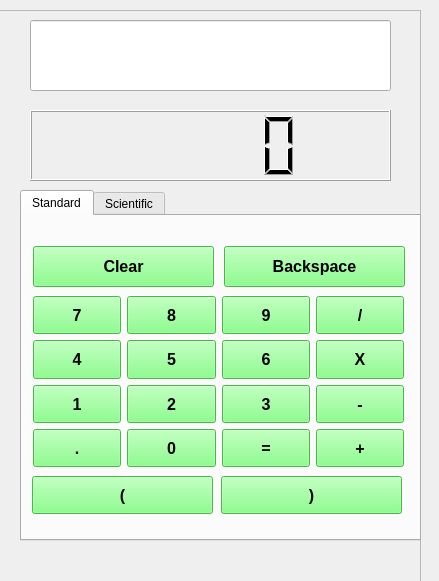
<?xml version="1.0" encoding="UTF-8"?>
<ui version="4.0">
 <class>MainWindow</class>
 <widget class="QMainWindow" name="MainWindow">
  <property name="geometry">
   <rect>
    <x>0</x>
    <y>0</y>
    <width>439</width>
    <height>581</height>
   </rect>
  </property>
  <property name="windowTitle">
   <string>Calculator</string>
  </property>
  <widget class="QWidget" name="centralwidget">
   <widget class="QFrame" name="frame">
    <property name="geometry">
     <rect>
      <x>-10</x>
      <y>10</y>
      <width>431</width>
      <height>591</height>
     </rect>
    </property>
    <property name="frameShape">
     <enum>QFrame::StyledPanel</enum>
    </property>
    <property name="frameShadow">
     <enum>QFrame::Raised</enum>
    </property>
    <widget class="QLineEdit" name="lineEdit">
     <property name="geometry">
      <rect>
       <x>40</x>
       <y>10</y>
       <width>361</width>
       <height>71</height>
      </rect>
     </property>
     <property name="styleSheet">
      <string notr="true">font: 20pt &quot;MS Shell Dlg 2&quot;;</string>
     </property>
    </widget>
    <widget class="QLCDNumber" name="lcdNumber">
     <property name="geometry">
      <rect>
       <x>40</x>
       <y>100</y>
       <width>361</width>
       <height>71</height>
      </rect>
     </property>
    </widget>
    <widget class="QTabWidget" name="tabWidget">
     <property name="geometry">
      <rect>
       <x>30</x>
       <y>180</y>
       <width>401</width>
       <height>351</height>
      </rect>
     </property>
     <property name="currentIndex">
      <number>0</number>
     </property>
     <widget class="QWidget" name="Standard">
      <attribute name="title">
       <string>Standard</string>
      </attribute>
      <widget class="QPushButton" name="pClear">
       <property name="geometry">
        <rect>
         <x>11</x>
         <y>30</y>
         <width>181</width>
         <height>41</height>
        </rect>
       </property>
       <property name="font">
        <font>
         <pointsize>12</pointsize>
         <weight>75</weight>
         <bold>true</bold>
        </font>
       </property>
       <property name="autoFillBackground">
        <bool>false</bool>
       </property>
       <property name="styleSheet">
        <string notr="true">background-color: rgb(107, 255, 107);</string>
       </property>
       <property name="text">
        <string>Clear</string>
       </property>
      </widget>
      <widget class="QPushButton" name="pBackspace">
       <property name="geometry">
        <rect>
         <x>202</x>
         <y>30</y>
         <width>181</width>
         <height>41</height>
        </rect>
       </property>
       <property name="font">
        <font>
         <pointsize>12</pointsize>
         <weight>75</weight>
         <bold>true</bold>
        </font>
       </property>
       <property name="styleSheet">
        <string notr="true">background-color: rgb(107, 255, 107);</string>
       </property>
       <property name="text">
        <string>Backspace</string>
       </property>
      </widget>
      <widget class="QWidget" name="layoutWidget">
       <property name="geometry">
        <rect>
         <x>11</x>
         <y>80</y>
         <width>371</width>
         <height>171</height>
        </rect>
       </property>
       <layout class="QGridLayout" name="gridLayout_2">
        <item row="2" column="1">
         <widget class="QPushButton" name="p2">
          <property name="sizePolicy">
           <sizepolicy hsizetype="Preferred" vsizetype="Preferred">
            <horstretch>0</horstretch>
            <verstretch>0</verstretch>
           </sizepolicy>
          </property>
          <property name="font">
           <font>
            <pointsize>12</pointsize>
            <weight>75</weight>
            <bold>true</bold>
           </font>
          </property>
          <property name="styleSheet">
           <string notr="true">background-color: rgb(107, 255, 107);</string>
          </property>
          <property name="text">
           <string>2</string>
          </property>
         </widget>
        </item>
        <item row="2" column="0">
         <widget class="QPushButton" name="p1">
          <property name="sizePolicy">
           <sizepolicy hsizetype="Preferred" vsizetype="Preferred">
            <horstretch>0</horstretch>
            <verstretch>0</verstretch>
           </sizepolicy>
          </property>
          <property name="font">
           <font>
            <pointsize>12</pointsize>
            <weight>75</weight>
            <bold>true</bold>
           </font>
          </property>
          <property name="styleSheet">
           <string notr="true">background-color: rgb(107, 255, 107);</string>
          </property>
          <property name="text">
           <string>1</string>
          </property>
         </widget>
        </item>
        <item row="2" column="2">
         <widget class="QPushButton" name="p3">
          <property name="sizePolicy">
           <sizepolicy hsizetype="Preferred" vsizetype="Preferred">
            <horstretch>0</horstretch>
            <verstretch>0</verstretch>
           </sizepolicy>
          </property>
          <property name="font">
           <font>
            <pointsize>12</pointsize>
            <weight>75</weight>
            <bold>true</bold>
           </font>
          </property>
          <property name="styleSheet">
           <string notr="true">background-color: rgb(107, 255, 107);</string>
          </property>
          <property name="text">
           <string>3</string>
          </property>
         </widget>
        </item>
        <item row="2" column="3">
         <widget class="QPushButton" name="pSubstract">
          <property name="sizePolicy">
           <sizepolicy hsizetype="Preferred" vsizetype="Preferred">
            <horstretch>0</horstretch>
            <verstretch>0</verstretch>
           </sizepolicy>
          </property>
          <property name="font">
           <font>
            <pointsize>12</pointsize>
            <weight>75</weight>
            <bold>true</bold>
           </font>
          </property>
          <property name="styleSheet">
           <string notr="true">background-color: rgb(107, 255, 107);</string>
          </property>
          <property name="text">
           <string>-</string>
          </property>
         </widget>
        </item>
        <item row="0" column="2">
         <widget class="QPushButton" name="p9">
          <property name="sizePolicy">
           <sizepolicy hsizetype="Preferred" vsizetype="Preferred">
            <horstretch>0</horstretch>
            <verstretch>0</verstretch>
           </sizepolicy>
          </property>
          <property name="font">
           <font>
            <pointsize>12</pointsize>
            <weight>75</weight>
            <bold>true</bold>
           </font>
          </property>
          <property name="styleSheet">
           <string notr="true">background-color: rgb(107, 255, 107);</string>
          </property>
          <property name="text">
           <string>9</string>
          </property>
         </widget>
        </item>
        <item row="1" column="0">
         <widget class="QPushButton" name="p4">
          <property name="sizePolicy">
           <sizepolicy hsizetype="Preferred" vsizetype="Preferred">
            <horstretch>0</horstretch>
            <verstretch>0</verstretch>
           </sizepolicy>
          </property>
          <property name="font">
           <font>
            <pointsize>12</pointsize>
            <weight>75</weight>
            <bold>true</bold>
           </font>
          </property>
          <property name="styleSheet">
           <string notr="true">background-color: rgb(107, 255, 107);</string>
          </property>
          <property name="text">
           <string>4</string>
          </property>
         </widget>
        </item>
        <item row="0" column="0">
         <widget class="QPushButton" name="p7">
          <property name="sizePolicy">
           <sizepolicy hsizetype="Preferred" vsizetype="Preferred">
            <horstretch>0</horstretch>
            <verstretch>0</verstretch>
           </sizepolicy>
          </property>
          <property name="font">
           <font>
            <pointsize>12</pointsize>
            <weight>75</weight>
            <bold>true</bold>
           </font>
          </property>
          <property name="styleSheet">
           <string notr="true">background-color: rgb(107, 255, 107);</string>
          </property>
          <property name="text">
           <string>7</string>
          </property>
         </widget>
        </item>
        <item row="1" column="1">
         <widget class="QPushButton" name="p5">
          <property name="sizePolicy">
           <sizepolicy hsizetype="Preferred" vsizetype="Preferred">
            <horstretch>0</horstretch>
            <verstretch>0</verstretch>
           </sizepolicy>
          </property>
          <property name="font">
           <font>
            <pointsize>12</pointsize>
            <weight>75</weight>
            <bold>true</bold>
           </font>
          </property>
          <property name="styleSheet">
           <string notr="true">background-color: rgb(107, 255, 107);</string>
          </property>
          <property name="text">
           <string>5</string>
          </property>
         </widget>
        </item>
        <item row="0" column="3">
         <widget class="QPushButton" name="pDivision">
          <property name="sizePolicy">
           <sizepolicy hsizetype="Preferred" vsizetype="Preferred">
            <horstretch>0</horstretch>
            <verstretch>0</verstretch>
           </sizepolicy>
          </property>
          <property name="font">
           <font>
            <pointsize>12</pointsize>
            <weight>75</weight>
            <bold>true</bold>
           </font>
          </property>
          <property name="styleSheet">
           <string notr="true">background-color: rgb(107, 255, 107);</string>
          </property>
          <property name="text">
           <string>/</string>
          </property>
         </widget>
        </item>
        <item row="1" column="3">
         <widget class="QPushButton" name="pMultiply">
          <property name="sizePolicy">
           <sizepolicy hsizetype="Preferred" vsizetype="Preferred">
            <horstretch>0</horstretch>
            <verstretch>0</verstretch>
           </sizepolicy>
          </property>
          <property name="font">
           <font>
            <pointsize>12</pointsize>
            <weight>75</weight>
            <bold>true</bold>
           </font>
          </property>
          <property name="styleSheet">
           <string notr="true">background-color: rgb(107, 255, 107);</string>
          </property>
          <property name="text">
           <string>X</string>
          </property>
         </widget>
        </item>
        <item row="3" column="0">
         <widget class="QPushButton" name="pDot">
          <property name="sizePolicy">
           <sizepolicy hsizetype="Preferred" vsizetype="Preferred">
            <horstretch>0</horstretch>
            <verstretch>0</verstretch>
           </sizepolicy>
          </property>
          <property name="font">
           <font>
            <pointsize>12</pointsize>
            <weight>75</weight>
            <bold>true</bold>
           </font>
          </property>
          <property name="styleSheet">
           <string notr="true">background-color: rgb(107, 255, 107);</string>
          </property>
          <property name="text">
           <string>.</string>
          </property>
         </widget>
        </item>
        <item row="3" column="3">
         <widget class="QPushButton" name="pAdd">
          <property name="sizePolicy">
           <sizepolicy hsizetype="Preferred" vsizetype="Preferred">
            <horstretch>0</horstretch>
            <verstretch>0</verstretch>
           </sizepolicy>
          </property>
          <property name="font">
           <font>
            <pointsize>12</pointsize>
            <weight>75</weight>
            <bold>true</bold>
           </font>
          </property>
          <property name="styleSheet">
           <string notr="true">background-color: rgb(107, 255, 107);</string>
          </property>
          <property name="text">
           <string>+</string>
          </property>
         </widget>
        </item>
        <item row="3" column="1">
         <widget class="QPushButton" name="p0">
          <property name="sizePolicy">
           <sizepolicy hsizetype="Preferred" vsizetype="Preferred">
            <horstretch>0</horstretch>
            <verstretch>0</verstretch>
           </sizepolicy>
          </property>
          <property name="font">
           <font>
            <pointsize>12</pointsize>
            <weight>75</weight>
            <bold>true</bold>
           </font>
          </property>
          <property name="styleSheet">
           <string notr="true">background-color: rgb(107, 255, 107);</string>
          </property>
          <property name="text">
           <string>0</string>
          </property>
         </widget>
        </item>
        <item row="3" column="2">
         <widget class="QPushButton" name="pEqualTo">
          <property name="sizePolicy">
           <sizepolicy hsizetype="Preferred" vsizetype="Preferred">
            <horstretch>0</horstretch>
            <verstretch>0</verstretch>
           </sizepolicy>
          </property>
          <property name="font">
           <font>
            <pointsize>12</pointsize>
            <weight>75</weight>
            <bold>true</bold>
           </font>
          </property>
          <property name="styleSheet">
           <string notr="true">background-color: rgb(107, 255, 107);</string>
          </property>
          <property name="text">
           <string>=</string>
          </property>
         </widget>
        </item>
        <item row="0" column="1">
         <widget class="QPushButton" name="p8">
          <property name="sizePolicy">
           <sizepolicy hsizetype="Preferred" vsizetype="Preferred">
            <horstretch>0</horstretch>
            <verstretch>0</verstretch>
           </sizepolicy>
          </property>
          <property name="font">
           <font>
            <pointsize>12</pointsize>
            <weight>75</weight>
            <bold>true</bold>
           </font>
          </property>
          <property name="styleSheet">
           <string notr="true">background-color: rgb(107, 255, 107);</string>
          </property>
          <property name="text">
           <string>8</string>
          </property>
         </widget>
        </item>
        <item row="1" column="2">
         <widget class="QPushButton" name="p6">
          <property name="sizePolicy">
           <sizepolicy hsizetype="Preferred" vsizetype="Preferred">
            <horstretch>0</horstretch>
            <verstretch>0</verstretch>
           </sizepolicy>
          </property>
          <property name="font">
           <font>
            <pointsize>12</pointsize>
            <weight>75</weight>
            <bold>true</bold>
           </font>
          </property>
          <property name="styleSheet">
           <string notr="true">background-color: rgb(107, 255, 107);</string>
          </property>
          <property name="text">
           <string>6</string>
          </property>
         </widget>
        </item>
       </layout>
      </widget>
      <widget class="QPushButton" name="pOpenParenthesis2">
       <property name="geometry">
        <rect>
         <x>10</x>
         <y>260</y>
         <width>181</width>
         <height>38</height>
        </rect>
       </property>
       <property name="sizePolicy">
        <sizepolicy hsizetype="Preferred" vsizetype="Preferred">
         <horstretch>0</horstretch>
         <verstretch>0</verstretch>
        </sizepolicy>
       </property>
       <property name="font">
        <font>
         <pointsize>12</pointsize>
         <weight>75</weight>
         <bold>true</bold>
        </font>
       </property>
       <property name="styleSheet">
        <string notr="true">background-color: rgb(107, 255, 107);</string>
       </property>
       <property name="text">
        <string>(</string>
       </property>
      </widget>
      <widget class="QPushButton" name="pCloseParenthesis2">
       <property name="geometry">
        <rect>
         <x>199</x>
         <y>260</y>
         <width>181</width>
         <height>38</height>
        </rect>
       </property>
       <property name="sizePolicy">
        <sizepolicy hsizetype="Preferred" vsizetype="Preferred">
         <horstretch>0</horstretch>
         <verstretch>0</verstretch>
        </sizepolicy>
       </property>
       <property name="font">
        <font>
         <pointsize>12</pointsize>
         <weight>75</weight>
         <bold>true</bold>
        </font>
       </property>
       <property name="styleSheet">
        <string notr="true">background-color: rgb(107, 255, 107);</string>
       </property>
       <property name="text">
        <string>)</string>
       </property>
      </widget>
     </widget>
     <widget class="QWidget" name="tab_2">
      <attribute name="title">
       <string>Scientific</string>
      </attribute>
      <layout class="QGridLayout" name="gridLayout">
       <item row="2" column="2">
        <widget class="QPushButton" name="pATan">
         <property name="sizePolicy">
          <sizepolicy hsizetype="Preferred" vsizetype="Preferred">
           <horstretch>0</horstretch>
           <verstretch>0</verstretch>
          </sizepolicy>
         </property>
         <property name="font">
          <font>
           <pointsize>12</pointsize>
           <weight>75</weight>
           <bold>true</bold>
          </font>
         </property>
         <property name="styleSheet">
          <string notr="true">background-color: rgb(107, 255, 107);</string>
         </property>
         <property name="text">
          <string>atan</string>
         </property>
        </widget>
       </item>
       <item row="4" column="3">
        <widget class="QPushButton" name="pFact">
         <property name="sizePolicy">
          <sizepolicy hsizetype="Preferred" vsizetype="Preferred">
           <horstretch>0</horstretch>
           <verstretch>0</verstretch>
          </sizepolicy>
         </property>
         <property name="font">
          <font>
           <pointsize>12</pointsize>
           <weight>75</weight>
           <bold>true</bold>
          </font>
         </property>
         <property name="styleSheet">
          <string notr="true">background-color: rgb(107, 255, 107);</string>
         </property>
         <property name="text">
          <string>fact</string>
         </property>
        </widget>
       </item>
       <item row="1" column="2">
        <widget class="QPushButton" name="pTan">
         <property name="sizePolicy">
          <sizepolicy hsizetype="Preferred" vsizetype="Preferred">
           <horstretch>0</horstretch>
           <verstretch>0</verstretch>
          </sizepolicy>
         </property>
         <property name="font">
          <font>
           <pointsize>12</pointsize>
           <weight>75</weight>
           <bold>true</bold>
          </font>
         </property>
         <property name="styleSheet">
          <string notr="true">background-color: rgb(107, 255, 107);</string>
         </property>
         <property name="text">
          <string>tan</string>
         </property>
        </widget>
       </item>
       <item row="5" column="1">
        <widget class="QPushButton" name="pCloseParenthesis">
         <property name="sizePolicy">
          <sizepolicy hsizetype="Preferred" vsizetype="Preferred">
           <horstretch>0</horstretch>
           <verstretch>0</verstretch>
          </sizepolicy>
         </property>
         <property name="font">
          <font>
           <pointsize>12</pointsize>
           <weight>75</weight>
           <bold>true</bold>
          </font>
         </property>
         <property name="styleSheet">
          <string notr="true">background-color: rgb(107, 255, 107);</string>
         </property>
         <property name="text">
          <string>)</string>
         </property>
        </widget>
       </item>
       <item row="3" column="1">
        <widget class="QPushButton" name="pCosh">
         <property name="sizePolicy">
          <sizepolicy hsizetype="Preferred" vsizetype="Preferred">
           <horstretch>0</horstretch>
           <verstretch>0</verstretch>
          </sizepolicy>
         </property>
         <property name="font">
          <font>
           <pointsize>12</pointsize>
           <weight>75</weight>
           <bold>true</bold>
          </font>
         </property>
         <property name="styleSheet">
          <string notr="true">background-color: rgb(107, 255, 107);</string>
         </property>
         <property name="text">
          <string>cosh</string>
         </property>
        </widget>
       </item>
       <item row="4" column="0">
        <widget class="QPushButton" name="pNaturalLog">
         <property name="sizePolicy">
          <sizepolicy hsizetype="Preferred" vsizetype="Preferred">
           <horstretch>0</horstretch>
           <verstretch>0</verstretch>
          </sizepolicy>
         </property>
         <property name="font">
          <font>
           <pointsize>12</pointsize>
           <weight>75</weight>
           <bold>true</bold>
          </font>
         </property>
         <property name="styleSheet">
          <string notr="true">background-color: rgb(107, 255, 107);</string>
         </property>
         <property name="text">
          <string>ln</string>
         </property>
        </widget>
       </item>
       <item row="2" column="0">
        <widget class="QPushButton" name="pASin">
         <property name="sizePolicy">
          <sizepolicy hsizetype="Preferred" vsizetype="Preferred">
           <horstretch>0</horstretch>
           <verstretch>0</verstretch>
          </sizepolicy>
         </property>
         <property name="font">
          <font>
           <pointsize>12</pointsize>
           <weight>75</weight>
           <bold>true</bold>
          </font>
         </property>
         <property name="styleSheet">
          <string notr="true">background-color: rgb(107, 255, 107);</string>
         </property>
         <property name="text">
          <string>asin</string>
         </property>
        </widget>
       </item>
       <item row="5" column="2">
        <widget class="QPushButton" name="pFloor">
         <property name="sizePolicy">
          <sizepolicy hsizetype="Preferred" vsizetype="Preferred">
           <horstretch>0</horstretch>
           <verstretch>0</verstretch>
          </sizepolicy>
         </property>
         <property name="font">
          <font>
           <pointsize>12</pointsize>
           <weight>75</weight>
           <bold>true</bold>
          </font>
         </property>
         <property name="styleSheet">
          <string notr="true">background-color: rgb(107, 255, 107);</string>
         </property>
         <property name="text">
          <string>floor</string>
         </property>
        </widget>
       </item>
       <item row="6" column="3">
        <widget class="QPushButton" name="pEqualTo2">
         <property name="sizePolicy">
          <sizepolicy hsizetype="Preferred" vsizetype="Preferred">
           <horstretch>0</horstretch>
           <verstretch>0</verstretch>
          </sizepolicy>
         </property>
         <property name="font">
          <font>
           <family>MS Shell Dlg 2</family>
           <pointsize>12</pointsize>
           <weight>75</weight>
           <italic>false</italic>
           <bold>true</bold>
          </font>
         </property>
         <property name="styleSheet">
          <string notr="true">background-color: rgb(107, 255, 107);</string>
         </property>
         <property name="text">
          <string>=</string>
         </property>
        </widget>
       </item>
       <item row="4" column="1">
        <widget class="QPushButton" name="pLog">
         <property name="sizePolicy">
          <sizepolicy hsizetype="Preferred" vsizetype="Preferred">
           <horstretch>0</horstretch>
           <verstretch>0</verstretch>
          </sizepolicy>
         </property>
         <property name="font">
          <font>
           <pointsize>12</pointsize>
           <weight>75</weight>
           <bold>true</bold>
          </font>
         </property>
         <property name="styleSheet">
          <string notr="true">background-color: rgb(107, 255, 107);</string>
         </property>
         <property name="text">
          <string>log</string>
         </property>
        </widget>
       </item>
       <item row="1" column="3">
        <widget class="QPushButton" name="pPI">
         <property name="sizePolicy">
          <sizepolicy hsizetype="Preferred" vsizetype="Preferred">
           <horstretch>0</horstretch>
           <verstretch>0</verstretch>
          </sizepolicy>
         </property>
         <property name="font">
          <font>
           <pointsize>12</pointsize>
           <weight>75</weight>
           <bold>true</bold>
          </font>
         </property>
         <property name="styleSheet">
          <string notr="true">background-color: rgb(107, 255, 107);</string>
         </property>
         <property name="text">
          <string>pi</string>
         </property>
        </widget>
       </item>
       <item row="0" column="0" colspan="2">
        <widget class="QPushButton" name="pClear2">
         <property name="sizePolicy">
          <sizepolicy hsizetype="Preferred" vsizetype="Preferred">
           <horstretch>0</horstretch>
           <verstretch>0</verstretch>
          </sizepolicy>
         </property>
         <property name="font">
          <font>
           <pointsize>12</pointsize>
           <weight>75</weight>
           <bold>true</bold>
          </font>
         </property>
         <property name="styleSheet">
          <string notr="true">background-color: rgb(107, 255, 107);</string>
         </property>
         <property name="text">
          <string>Clear</string>
         </property>
        </widget>
       </item>
       <item row="3" column="0">
        <widget class="QPushButton" name="pSinh">
         <property name="sizePolicy">
          <sizepolicy hsizetype="Preferred" vsizetype="Preferred">
           <horstretch>0</horstretch>
           <verstretch>0</verstretch>
          </sizepolicy>
         </property>
         <property name="font">
          <font>
           <pointsize>12</pointsize>
           <weight>75</weight>
           <bold>true</bold>
          </font>
         </property>
         <property name="styleSheet">
          <string notr="true">background-color: rgb(107, 255, 107);</string>
         </property>
         <property name="text">
          <string>sinh</string>
         </property>
        </widget>
       </item>
       <item row="6" column="0">
        <widget class="QPushButton" name="pMod">
         <property name="sizePolicy">
          <sizepolicy hsizetype="Preferred" vsizetype="Preferred">
           <horstretch>0</horstretch>
           <verstretch>0</verstretch>
          </sizepolicy>
         </property>
         <property name="font">
          <font>
           <family>MS Shell Dlg 2</family>
           <pointsize>12</pointsize>
           <weight>75</weight>
           <italic>false</italic>
           <bold>true</bold>
          </font>
         </property>
         <property name="styleSheet">
          <string notr="true">background-color: rgb(107, 255, 107);
</string>
         </property>
         <property name="text">
          <string>mod</string>
         </property>
        </widget>
       </item>
       <item row="6" column="2">
        <widget class="QPushButton" name="pRem">
         <property name="sizePolicy">
          <sizepolicy hsizetype="Preferred" vsizetype="Preferred">
           <horstretch>0</horstretch>
           <verstretch>0</verstretch>
          </sizepolicy>
         </property>
         <property name="font">
          <font>
           <family>MS Shell Dlg 2</family>
           <pointsize>12</pointsize>
           <italic>false</italic>
          </font>
         </property>
         <property name="styleSheet">
          <string notr="true">background-color: rgb(107, 255, 107);</string>
         </property>
         <property name="text">
          <string>,</string>
         </property>
        </widget>
       </item>
       <item row="5" column="0">
        <widget class="QPushButton" name="pOpenParenthesis">
         <property name="sizePolicy">
          <sizepolicy hsizetype="Preferred" vsizetype="Preferred">
           <horstretch>0</horstretch>
           <verstretch>0</verstretch>
          </sizepolicy>
         </property>
         <property name="font">
          <font>
           <pointsize>12</pointsize>
           <weight>75</weight>
           <bold>true</bold>
          </font>
         </property>
         <property name="styleSheet">
          <string notr="true">background-color: rgb(107, 255, 107);</string>
         </property>
         <property name="text">
          <string>(</string>
         </property>
        </widget>
       </item>
       <item row="6" column="1">
        <widget class="QPushButton" name="pAbs">
         <property name="sizePolicy">
          <sizepolicy hsizetype="Preferred" vsizetype="Preferred">
           <horstretch>0</horstretch>
           <verstretch>0</verstretch>
          </sizepolicy>
         </property>
         <property name="font">
          <font>
           <family>MS Shell Dlg 2</family>
           <pointsize>12</pointsize>
           <weight>75</weight>
           <italic>false</italic>
           <bold>true</bold>
          </font>
         </property>
         <property name="styleSheet">
          <string notr="true">background-color: rgb(107, 255, 107);

</string>
         </property>
         <property name="text">
          <string>abs</string>
         </property>
        </widget>
       </item>
       <item row="3" column="2">
        <widget class="QPushButton" name="pTanh">
         <property name="sizePolicy">
          <sizepolicy hsizetype="Preferred" vsizetype="Preferred">
           <horstretch>0</horstretch>
           <verstretch>0</verstretch>
          </sizepolicy>
         </property>
         <property name="font">
          <font>
           <pointsize>12</pointsize>
           <weight>75</weight>
           <bold>true</bold>
          </font>
         </property>
         <property name="styleSheet">
          <string notr="true">background-color: rgb(107, 255, 107);</string>
         </property>
         <property name="text">
          <string>tanh</string>
         </property>
        </widget>
       </item>
       <item row="0" column="2" colspan="2">
        <widget class="QPushButton" name="pBackspace2">
         <property name="sizePolicy">
          <sizepolicy hsizetype="Preferred" vsizetype="Preferred">
           <horstretch>0</horstretch>
           <verstretch>0</verstretch>
          </sizepolicy>
         </property>
         <property name="font">
          <font>
           <pointsize>12</pointsize>
           <weight>75</weight>
           <bold>true</bold>
          </font>
         </property>
         <property name="styleSheet">
          <string notr="true">background-color: rgb(107, 255, 107);</string>
         </property>
         <property name="text">
          <string>Backspace</string>
         </property>
        </widget>
       </item>
       <item row="3" column="3">
        <widget class="QPushButton" name="pExponent">
         <property name="sizePolicy">
          <sizepolicy hsizetype="Preferred" vsizetype="Preferred">
           <horstretch>0</horstretch>
           <verstretch>0</verstretch>
          </sizepolicy>
         </property>
         <property name="font">
          <font>
           <pointsize>12</pointsize>
           <weight>75</weight>
           <bold>true</bold>
          </font>
         </property>
         <property name="styleSheet">
          <string notr="true">background-color: rgb(107, 255, 107);</string>
         </property>
         <property name="text">
          <string>^</string>
         </property>
        </widget>
       </item>
       <item row="5" column="3">
        <widget class="QPushButton" name="pCeil">
         <property name="sizePolicy">
          <sizepolicy hsizetype="Preferred" vsizetype="Preferred">
           <horstretch>0</horstretch>
           <verstretch>0</verstretch>
          </sizepolicy>
         </property>
         <property name="font">
          <font>
           <pointsize>12</pointsize>
           <weight>75</weight>
           <bold>true</bold>
          </font>
         </property>
         <property name="styleSheet">
          <string notr="true">background-color: rgb(107, 255, 107);</string>
         </property>
         <property name="text">
          <string>ceil</string>
         </property>
        </widget>
       </item>
       <item row="1" column="1">
        <widget class="QPushButton" name="pCos">
         <property name="sizePolicy">
          <sizepolicy hsizetype="Preferred" vsizetype="Preferred">
           <horstretch>0</horstretch>
           <verstretch>0</verstretch>
          </sizepolicy>
         </property>
         <property name="font">
          <font>
           <pointsize>12</pointsize>
           <weight>75</weight>
           <bold>true</bold>
          </font>
         </property>
         <property name="styleSheet">
          <string notr="true">background-color: rgb(107, 255, 107);</string>
         </property>
         <property name="text">
          <string>cos</string>
         </property>
        </widget>
       </item>
       <item row="2" column="3">
        <widget class="QPushButton" name="pExponential">
         <property name="sizePolicy">
          <sizepolicy hsizetype="Preferred" vsizetype="Preferred">
           <horstretch>0</horstretch>
           <verstretch>0</verstretch>
          </sizepolicy>
         </property>
         <property name="font">
          <font>
           <pointsize>12</pointsize>
           <weight>75</weight>
           <bold>true</bold>
          </font>
         </property>
         <property name="styleSheet">
          <string notr="true">background-color: rgb(107, 255, 107);</string>
         </property>
         <property name="text">
          <string>e</string>
         </property>
        </widget>
       </item>
       <item row="1" column="0">
        <widget class="QPushButton" name="pSin">
         <property name="sizePolicy">
          <sizepolicy hsizetype="Preferred" vsizetype="Preferred">
           <horstretch>0</horstretch>
           <verstretch>0</verstretch>
          </sizepolicy>
         </property>
         <property name="font">
          <font>
           <pointsize>12</pointsize>
           <weight>75</weight>
           <bold>true</bold>
          </font>
         </property>
         <property name="styleSheet">
          <string notr="true">background-color: rgb(107, 255, 107);</string>
         </property>
         <property name="text">
          <string>sin</string>
         </property>
        </widget>
       </item>
       <item row="4" column="2">
        <widget class="QPushButton" name="pSqrt">
         <property name="sizePolicy">
          <sizepolicy hsizetype="Preferred" vsizetype="Preferred">
           <horstretch>0</horstretch>
           <verstretch>0</verstretch>
          </sizepolicy>
         </property>
         <property name="font">
          <font>
           <pointsize>12</pointsize>
           <weight>75</weight>
           <bold>true</bold>
          </font>
         </property>
         <property name="styleSheet">
          <string notr="true">background-color: rgb(107, 255, 107);</string>
         </property>
         <property name="text">
          <string>sqrt</string>
         </property>
        </widget>
       </item>
       <item row="2" column="1">
        <widget class="QPushButton" name="pACos">
         <property name="sizePolicy">
          <sizepolicy hsizetype="Preferred" vsizetype="Preferred">
           <horstretch>0</horstretch>
           <verstretch>0</verstretch>
          </sizepolicy>
         </property>
         <property name="font">
          <font>
           <pointsize>12</pointsize>
           <weight>75</weight>
           <bold>true</bold>
          </font>
         </property>
         <property name="styleSheet">
          <string notr="true">background-color: rgb(107, 255, 107);</string>
         </property>
         <property name="text">
          <string>acos</string>
         </property>
        </widget>
       </item>
      </layout>
     </widget>
    </widget>
   </widget>
  </widget>
 </widget>
 <resources/>
 <connections/>
</ui>
